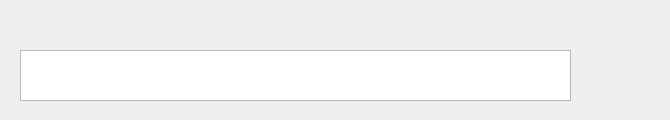
<?xml version="1.0" encoding="UTF-8"?>
<ui version="4.0">
 <class>AudioWindowWidget</class>
 <widget class="QWidget" name="AudioWindowWidget">
  <property name="geometry">
   <rect>
    <x>0</x>
    <y>0</y>
    <width>670</width>
    <height>120</height>
   </rect>
  </property>
  <property name="windowTitle">
   <string>Form</string>
  </property>
  <widget class="QGraphicsView" name="ButtonController">
   <property name="geometry">
    <rect>
     <x>20</x>
     <y>50</y>
     <width>551</width>
     <height>51</height>
    </rect>
   </property>
  </widget>
  <action name="actiononMediaSwitch">
   <property name="text">
    <string>onMediaSwitch</string>
   </property>
  </action>
 </widget>
 <resources/>
 <connections/>
</ui>
